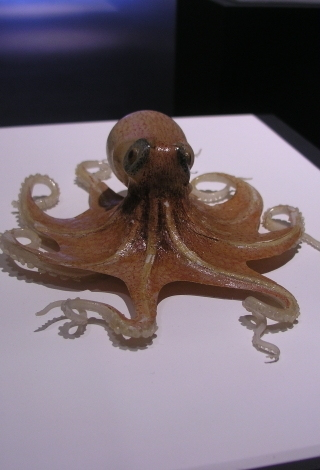
#> input picture Exo2Tp2/StereoOctopusLeft.jpg, 320 x 470 px
$ jupyter execute TP2Octopus.ipynb   (shell and % lines are left out)   (older library calls are emulated)
#> lines starting #> are read from the running program, lines starting #| are printed output that depends on the picture
pip install --user opencv-contrib-python

pip install opencv_python==3.4.2.16
pip install opencv-contrib-python==3.4.2.16

[cell 1]
import cv2
import numpy as np
import matplotlib.pyplot as plt


# I cropped out each stereo image into its own file.
# You'll have to download the images to run this for yourself
octo_front = cv2.imread('./StereoOctopusLeft.jpg')
#> octo_front is the input picture: shape (470, 320, 3); mean B, G, R 113.1, 104.8, 117.3
octo_offset = cv2.imread('./StereoOctopusRight.jpg')
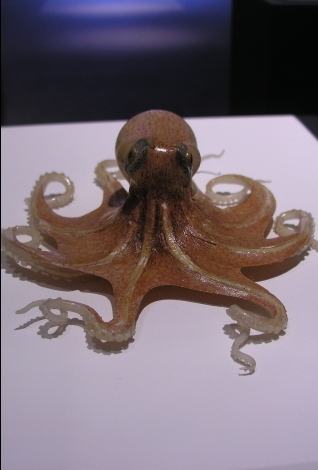
#> input picture Exo2Tp2/StereoOctopusRight.jpg, 318 x 470 px
#> octo_offset is the input picture: shape (470, 318, 3); mean B, G, R 117.4, 108.1, 121.2

def show_rgb_img(img):
    """Convenience function to display a typical color image"""
    return plt.imshow(cv2.cvtColor(img, cv2.CV_32S))

[cell 2]
show_rgb_img(octo_front);

[cell 3]
show_rgb_img(octo_offset);

[cell 4]
def to_gray(color_img):
    gray = cv2.cvtColor(color_img, cv2.COLOR_BGR2GRAY)
    return gray

octo_front_gray = to_gray(octo_front)
octo_offset_gray = to_gray(octo_offset)
#> in to_gray (call 2), `gray = cv2.cvtColor(color_img, cv2.COLOR_BGR2GRAY)`:
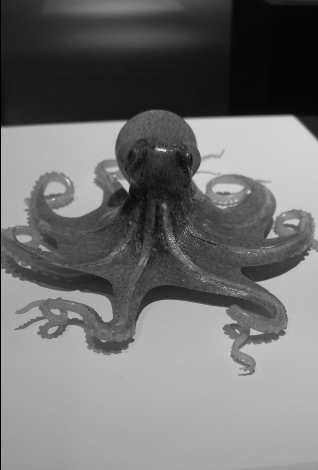
#> gray: shape (470, 318); min 0, max 243, mean 113.1

plt.imshow(octo_front_gray, cmap='gray');

[cell 5]
def gen_sift_features(gray_img):
    sift = cv2.xfeatures2d.SIFT_create()
    # kp is the keypoints
    #
    # desc is the SIFT descriptors, they're 128-dimensional vectors
    # that we can use for our final features
    kp, desc = sift.detectAndCompute(gray_img, None)
#> kp = 334 keypoints; strongest (x, y, size): (231, 148, 56.4), (117, 186, 10.4), (106, 127, 10.1), (103, 128, 12.5)
    return kp, desc

def show_sift_features(gray_img, color_img, kp):
    return plt.imshow(cv2.drawKeypoints(gray_img, kp, color_img.copy()))

# generate SIFT keypoints and descriptors
octo_front_kp, octo_front_desc = gen_sift_features(octo_front_gray)
#> octo_front_kp has the same summary as kp in gen_sift_features
octo_offset_kp, octo_offset_desc = gen_sift_features(octo_offset_gray)
#> in gen_sift_features (call 2), `kp, desc = sift.detectAndCompute(gray_img, None)`: kp = 345 keypoints; strongest (x, y, size): (126, 185, 6.1), (80, 156, 55.7), (159, 149, 2.2), (288, 125, 16.5)
#> octo_offset_kp has the same summary as kp in gen_sift_features

print ('Here are what our SIFT features look like for the front-view octopus image:')
show_sift_features(octo_front_gray, octo_front, octo_front_kp);
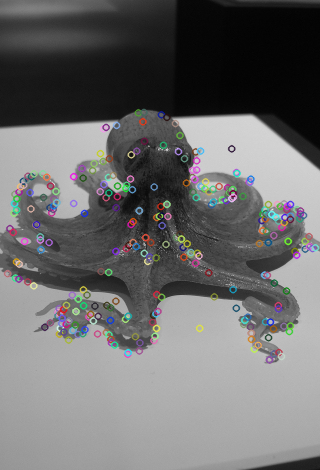
#> shown: shape (470, 320, 3); mean R, G, B 109.8, 109.6, 109.8

[cell 6]
# create a BFMatcher object which will match up the SIFT features
bf = cv2.BFMatcher(cv2.NORM_L2, crossCheck=True)

matches = bf.match(octo_front_desc, octo_offset_desc)
#> matches = 184 matches

# Sort the matches in the order of their distance.
matches = sorted(matches, key = lambda x:x.distance)

# draw the top N matches
N_MATCHES = 100

match_img = cv2.drawMatches(
    octo_front, octo_front_kp,
    octo_offset, octo_offset_kp,
    matches[:N_MATCHES], octo_offset.copy(), flags=0)
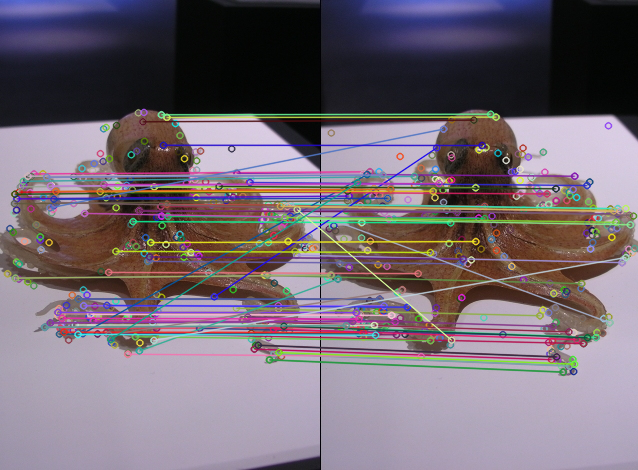
#> match_img: shape (470, 638, 3); mean B, G, R 116.5, 106.5, 118

plt.figure(figsize=(12,6))
plt.imshow(match_img);

[cell 7]
octo_front_desc[0]
#> Out = 128 values, max 148 at index 16, min 0 at index 1, mean 21.88

[cell 8]
print (len(octo_front_kp)), 'keypoints in the list'
#| 334
print (octo_front_kp[0])
#> (printed output is left out)

[cell 9]
def explain_keypoint(kp):
    print ('angle\n', kp.angle)
    print ('\nclass_id\n', kp.class_id)
    print ('\noctave (image scale where feature is strongest)\n', kp.octave)
    print ('\npt (x,y)\n', kp.pt)
    print ('\nresponse\n', kp.response)
    print ('\nsize\n', kp.size)

print ('this is an example of a single SIFT keypoint:\n* * *')
explain_keypoint(octo_front_kp[0])

[cell 10]
print ('SIFT descriptors are vectors of shape', octo_front_desc[0].shape)
#| SIFT descriptors are vectors of shape (128,)
print ('they look like this:')
octo_front_desc[0]

[cell 11]
plt.imshow(octo_front_desc[0].reshape(16,8), interpolation='none');
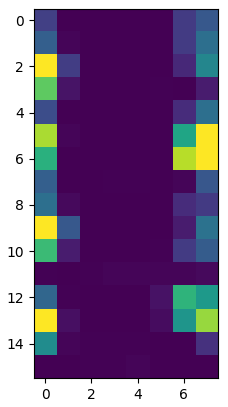
#> figure drawn by matplotlib, 1 panel

[cell 12]
strange_front = cv2.imread('./StereoAnemoneColonyLeft.jpg')
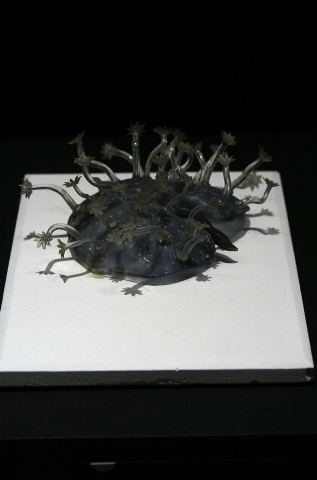
#> input picture Exo2Tp2/StereoAnemoneColonyLeft.jpg, 317 x 480 px
#> strange_front is the input picture: shape (480, 317, 3); mean B, G, R 63.2, 65, 63.7
strange_offset = cv2.imread('./StereoAnemoneColonyRight.jpg')
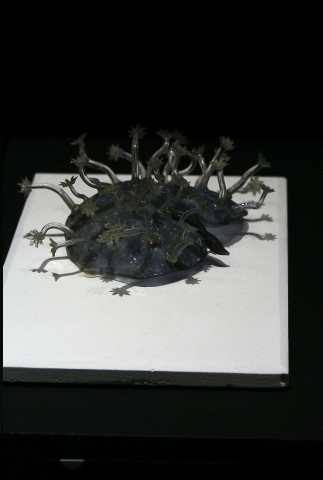
#> input picture Exo2Tp2/StereoAnemoneColonyRight.jpg, 323 x 480 px
#> strange_offset is the input picture: shape (480, 323, 3); mean B, G, R 58.6, 60.4, 59

[cell 13]
show_rgb_img(strange_front);

[cell 14]
show_rgb_img(strange_offset);

[cell 15]
strange_front_gray = to_gray(strange_front)
strange_offset_gray = to_gray(strange_offset)

plt.imshow(strange_front_gray, cmap='gray');

[cell 16]
# generate SIFT keypoints and descriptors
strange_front_kp, strange_front_desc = gen_sift_features(strange_front_gray)
#> in gen_sift_features (call 3), `kp, desc = sift.detectAndCompute(gray_img, None)`: kp = 316 keypoints; strongest (x, y, size): (130, 157, 1.8), (153, 175, 4.1), (217, 180, 9.8), (104, 177, 5.5)
#> strange_front_kp has the same summary as kp in gen_sift_features
strange_offset_kp, strange_offset_desc = gen_sift_features(strange_offset_gray)
#> in gen_sift_features (call 4), `kp, desc = sift.detectAndCompute(gray_img, None)`: kp = 345 keypoints; strongest (x, y, size): (217, 323, 82), (124, 178, 6.1), (47, 203, 33.8), (213, 184, 8.2)
#> strange_offset_kp has the same summary as kp in gen_sift_features

print ('Here are what our SIFT features look like for the front-view octopus image:')
show_sift_features(strange_front_gray, strange_front, strange_front_kp);
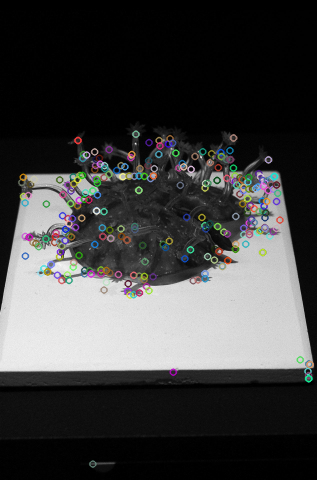
#> shown: shape (480, 317, 3); mean R, G, B 65.4, 65.5, 65.3

[cell 17]
# create a BFMatcher object which will match up the SIFT features
bf = cv2.BFMatcher(cv2.NORM_L2, crossCheck=True)

matches = bf.match(strange_front_desc, strange_offset_desc)
#> matches = 187 matches

# Sort the matches in the order of their distance.
matches = sorted(matches, key = lambda x:x.distance)

# draw the top N matches
N_MATCHES = 100

match_img = cv2.drawMatches(
    strange_front, strange_front_kp,
    strange_offset, strange_offset_kp,
    matches[:N_MATCHES], strange_offset.copy(), flags=0)
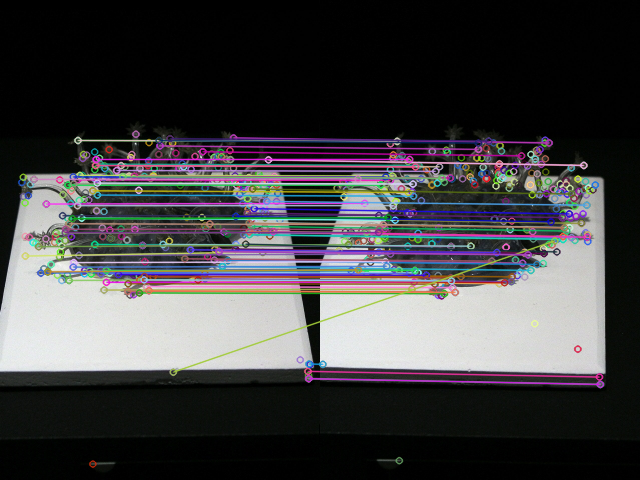
#> match_img: shape (480, 640, 3); mean B, G, R 67.9, 66, 66.9

plt.figure(figsize=(12,6))
plt.imshow(match_img);

[cell 18]
strange_front_desc[0]
#> Out = 128 values, max 140 at index 16, min 0 at index 1, mean 21.54

[cell 19]
print (len(strange_front_kp)), 'keypoints in the list'
#| 316
print (strange_front_kp[0])
#> (printed output is left out)

[cell 20]
print ('this is an example of a single SIFT keypoint:\n* * *')
explain_keypoint(strange_front_kp[0])

[cell 21]
print ('SIFT descriptors are vectors of shape', strange_front_desc[0].shape)
#| SIFT descriptors are vectors of shape (128,)
print ('they look like this:')
strange_front_desc[0]

[cell 22]
plt.imshow(strange_front_desc[0].reshape(16,8), interpolation='none');
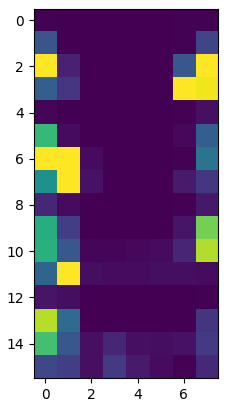
#> figure drawn by matplotlib, 1 panel
